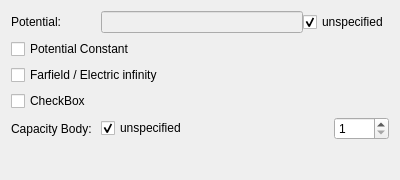
<?xml version="1.0" encoding="UTF-8"?>
<ui version="4.0">
 <class>Form</class>
 <widget class="QWidget" name="Form">
  <property name="geometry">
   <rect>
    <x>0</x>
    <y>0</y>
    <width>400</width>
    <height>180</height>
   </rect>
  </property>
  <property name="windowTitle">
   <string>Constraint Properties</string>
  </property>
  <layout class="QFormLayout" name="formLayout">
   <property name="fieldGrowthPolicy">
    <enum>QFormLayout::AllNonFixedFieldsGrow</enum>
   </property>
   <item row="0" column="0">
    <widget class="QLabel" name="potentialLbl">
     <property name="text">
      <string>Potential:</string>
     </property>
    </widget>
   </item>
   <item row="2" column="0" colspan="2">
    <widget class="QCheckBox" name="potentialConstantBox">
     <property name="text">
      <string>Potential Constant</string>
     </property>
    </widget>
   </item>
   <item row="3" column="0" colspan="2">
    <widget class="QCheckBox" name="electricInfinityBox">
     <property name="enabled">
      <bool>true</bool>
     </property>
     <property name="text">
      <string>Farfield / Electric infinity</string>
     </property>
    </widget>
   </item>
   <item row="5" column="1">
    <layout class="QHBoxLayout" name="horizontalLayout">
     <item>
      <widget class="QCheckBox" name="capacitanceBodyBox">
       <property name="text">
        <string>unspecified</string>
       </property>
       <property name="checked">
        <bool>true</bool>
       </property>
      </widget>
     </item>
     <item>
      <widget class="QSpinBox" name="capacitanceBody_spinBox">
       <property name="enabled">
        <bool>true</bool>
       </property>
       <property name="maximumSize">
        <size>
         <width>55</width>
         <height>16777215</height>
        </size>
       </property>
       <property name="baseSize">
        <size>
         <width>1</width>
         <height>0</height>
        </size>
       </property>
       <property name="minimum">
        <number>1</number>
       </property>
       <property name="value">
        <number>1</number>
       </property>
      </widget>
     </item>
    </layout>
   </item>
   <item row="0" column="1">
    <layout class="QHBoxLayout" name="horizontalLayout_2" stretch="0,0">
     <property name="spacing">
      <number>0</number>
     </property>
     <item>
      <widget class="Gui::InputField" name="potentialTxt">
       <property name="enabled">
        <bool>false</bool>
       </property>
       <property name="singleStep" stdset="0">
        <double>1.000000000000000</double>
       </property>
       <property name="unit" stdset="0">
        <string>V</string>
       </property>
      </widget>
     </item>
     <item>
      <widget class="QCheckBox" name="potentialBox">
       <property name="text">
        <string>unspecified</string>
       </property>
       <property name="checked">
        <bool>true</bool>
       </property>
      </widget>
     </item>
    </layout>
   </item>
   <item row="5" column="0">
    <widget class="QLabel" name="capacityBody_label">
     <property name="text">
      <string extracomment="Enabled by 'Calculate Capacity Matrix' in Electrostatic equation">Capacity Body: </string>
     </property>
    </widget>
   </item>
   <item row="4" column="0">
    <widget class="QCheckBox" name="electricForcecalculationBox">
     <property name="text">
      <string>CheckBox</string>
     </property>
    </widget>
   </item>
  </layout>
 </widget>
 <customwidgets>
  <customwidget>
   <class>Gui::InputField</class>
   <extends>QLineEdit</extends>
   <header>Gui/InputField.h</header>
  </customwidget>
 </customwidgets>
 <resources/>
 <connections>
  <connection>
   <sender>potentialBox</sender>
   <signal>toggled(bool)</signal>
   <receiver>potentialTxt</receiver>
   <slot>setEnabled(bool)</slot>
   <hints>
    <hint type="sourcelabel">
     <x>230</x>
     <y>44</y>
    </hint>
    <hint type="destinationlabel">
     <x>230</x>
     <y>18</y>
    </hint>
   </hints>
  </connection>
  <connection>
   <sender>potentialBox</sender>
   <signal>toggled(bool)</signal>
   <receiver>potentialTxt</receiver>
   <slot>setDisabled(bool)</slot>
   <hints>
    <hint type="sourcelabel">
     <x>230</x>
     <y>44</y>
    </hint>
    <hint type="destinationlabel">
     <x>230</x>
     <y>18</y>
    </hint>
   </hints>
  </connection>
 </connections>
</ui>
